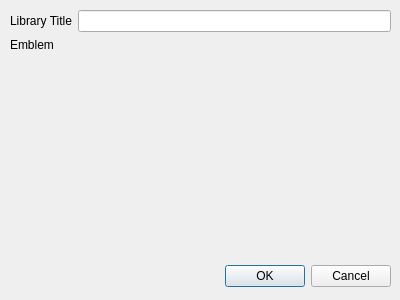
<?xml version="1.0" encoding="UTF-8"?>
<ui version="4.0">
 <class>createLibraryDialog</class>
 <widget class="QDialog" name="createLibraryDialog">
  <property name="geometry">
   <rect>
    <x>0</x>
    <y>0</y>
    <width>400</width>
    <height>300</height>
   </rect>
  </property>
  <property name="sizePolicy">
   <sizepolicy hsizetype="Fixed" vsizetype="Fixed">
    <horstretch>0</horstretch>
    <verstretch>0</verstretch>
   </sizepolicy>
  </property>
  <property name="minimumSize">
   <size>
    <width>400</width>
    <height>300</height>
   </size>
  </property>
  <property name="maximumSize">
   <size>
    <width>400</width>
    <height>300</height>
   </size>
  </property>
  <property name="windowTitle">
   <string>Create a library</string>
  </property>
  <property name="sizeGripEnabled">
   <bool>false</bool>
  </property>
  <widget class="QDialogButtonBox" name="buttonBox">
   <property name="geometry">
    <rect>
     <x>10</x>
     <y>260</y>
     <width>381</width>
     <height>32</height>
    </rect>
   </property>
   <property name="sizePolicy">
    <sizepolicy hsizetype="Fixed" vsizetype="Fixed">
     <horstretch>0</horstretch>
     <verstretch>0</verstretch>
    </sizepolicy>
   </property>
   <property name="minimumSize">
    <size>
     <width>380</width>
     <height>0</height>
    </size>
   </property>
   <property name="orientation">
    <enum>Qt::Horizontal</enum>
   </property>
   <property name="standardButtons">
    <set>QDialogButtonBox::Cancel|QDialogButtonBox::Ok</set>
   </property>
  </widget>
  <widget class="QWidget" name="formLayoutWidget">
   <property name="geometry">
    <rect>
     <x>10</x>
     <y>10</y>
     <width>381</width>
     <height>241</height>
    </rect>
   </property>
   <layout class="QFormLayout" name="formLayout">
    <property name="fieldGrowthPolicy">
     <enum>QFormLayout::ExpandingFieldsGrow</enum>
    </property>
    <property name="labelAlignment">
     <set>Qt::AlignLeading|Qt::AlignLeft|Qt::AlignVCenter</set>
    </property>
    <property name="formAlignment">
     <set>Qt::AlignLeading|Qt::AlignLeft|Qt::AlignTop</set>
    </property>
    <item row="0" column="0">
     <widget class="QLabel" name="libraryTitleLabel">
      <property name="text">
       <string>Library Title</string>
      </property>
     </widget>
    </item>
    <item row="0" column="1">
     <widget class="QLineEdit" name="libraryTitleLineEdit">
      <property name="sizePolicy">
       <sizepolicy hsizetype="MinimumExpanding" vsizetype="Fixed">
        <horstretch>0</horstretch>
        <verstretch>0</verstretch>
       </sizepolicy>
      </property>
     </widget>
    </item>
    <item row="1" column="0">
     <widget class="QLabel" name="emblemLabel">
      <property name="text">
       <string>Emblem</string>
      </property>
     </widget>
    </item>
    <item row="1" column="1">
     <widget class="QWidget" name="emblemsContainer" native="true"/>
    </item>
   </layout>
  </widget>
 </widget>
 <resources/>
 <connections>
  <connection>
   <sender>buttonBox</sender>
   <signal>accepted()</signal>
   <receiver>createLibraryDialog</receiver>
   <slot>accept()</slot>
   <hints>
    <hint type="sourcelabel">
     <x>248</x>
     <y>254</y>
    </hint>
    <hint type="destinationlabel">
     <x>157</x>
     <y>274</y>
    </hint>
   </hints>
  </connection>
  <connection>
   <sender>buttonBox</sender>
   <signal>rejected()</signal>
   <receiver>createLibraryDialog</receiver>
   <slot>reject()</slot>
   <hints>
    <hint type="sourcelabel">
     <x>316</x>
     <y>260</y>
    </hint>
    <hint type="destinationlabel">
     <x>286</x>
     <y>274</y>
    </hint>
   </hints>
  </connection>
 </connections>
</ui>
